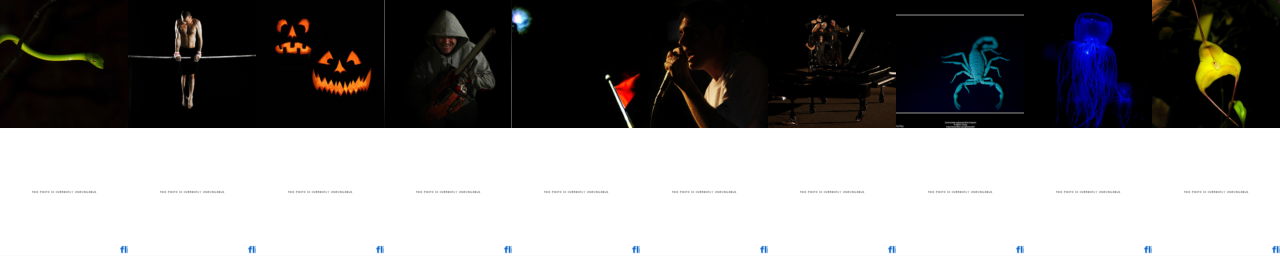
#> input picture scripts/coarsegrain/pixel_pc1_extremes.png, 1280 x 256 px
$ python -i plot_semantic_dimensions.py   (imports and definitions only)
#> lines starting #> are read from the running program, lines starting #| are printed output that depends on the picture
"""Visual sanity check of the hand-assigned semantic dimensions.

For each dimension, build one montage: left panel = classes scored 0, right panel =
classes scored 1. One thumbnail per ImageNet class (1,000 total per figure), with the
class name captioned under each thumbnail so misassignments are easy to spot.

Usage (from project root, .env loaded):
    python scripts/coarsegrain/plot_semantic_dimensions.py --dims natural handheld indoor

Writes ``pca_labels/pca_labels_semantic/figures/dim_{name}.jpg``.
"""
import argparse
import os
import random

import pandas as pd
from dotenv import load_dotenv
from PIL import Image, ImageDraw, ImageFont

DIMS_PATH = "pca_labels/pca_labels_semantic/class_dimensions.csv"
OUT_DIR = "pca_labels/pca_labels_semantic/figures"

THUMB = 224       # thumbnail side in px (ImageNet native eval resolution)
CAPTION_H = 26    # caption strip under each thumbnail
COLS = 25         # thumbnails per row in each panel
GAP = 120         # gap between the two panels
TITLE_H = 120


def pick_image(class_dir, rng):
    files = sorted(f for f in os.listdir(class_dir) if f.upper().endswith(".JPEG"))
    return os.path.join(class_dir, rng.choice(files))


def load_thumb(path):
#> called with path = 'pixel_pc1_extremes.png'
    img = Image.open(path).convert("RGB")
#> img is the input picture: PIL image 1280x256 RGB; mean R, G, B 133.2, 132.1, 132.2
    w, h = img.size
#> w = 1280; h = 256
    side = min(w, h)  # center crop to square, then resize
#> side = 256
    left, top = (w - side) // 2, (h - side) // 2
#> left = 512; top = 0
    return img.crop((left, top, left + side, top + side)).resize((THUMB, THUMB), Image.LANCZOS)
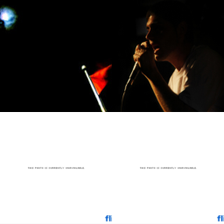
#> returned value: PIL image 224x224 RGB; mean R, G, B 133.7, 131.7, 130.6


# [54 lines left out: functions build_panel, main, not called in this run]


# [2 lines not run here, left out]

>>> result = load_thumb('pixel_pc1_extremes.png')

$ run again, on scripts/coarsegrain/pixel_pc3_extremes.png
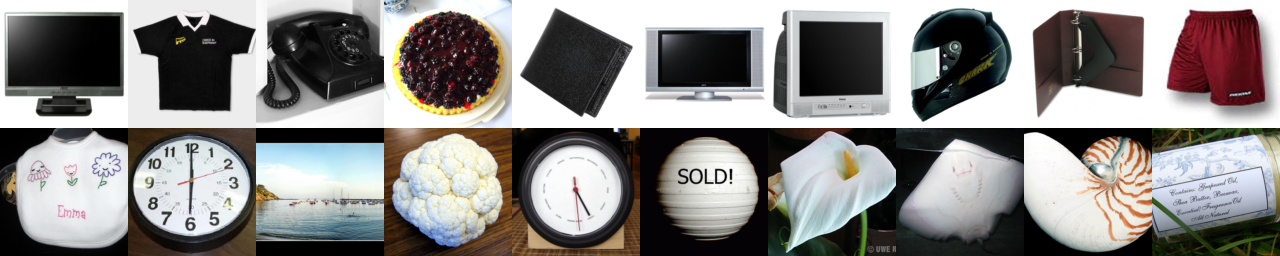
#> input picture scripts/coarsegrain/pixel_pc3_extremes.png, 1280 x 256 px
#> in load_thumb, img is the input picture: PIL image 1280x256 RGB; mean R, G, B 137.9, 135.5, 133.7
#> in load_thumb, `return img.crop((left, top, left + side, top + side)).resize((THUMB, T..`:
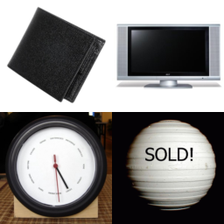
#> returned value: PIL image 224x224 RGB; mean R, G, B 136.1, 134, 132.7
